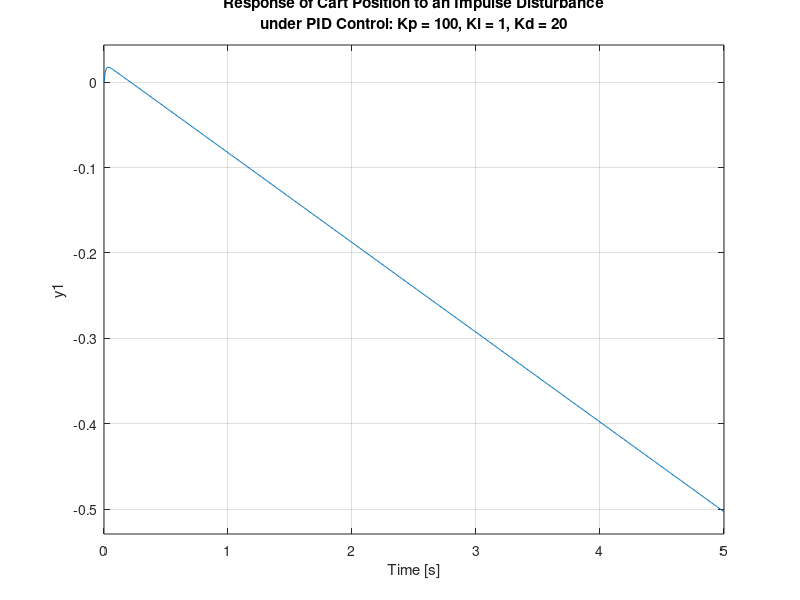

Reproduce this figure in MATLAB.
clc;
clear;
close;

M = 0.5;
m = 0.2;
b = 0.1;
I = 0.006;
g = 9.8;
l = 0.3;
q = (M+m)*(I+m*l^2)-(m*l)^2;
s = tf('s');
P_pend = (m*l*s/q)/(s^3 + (b*(I + m*l^2))*s^2/q - ((M + m)*m*g*l)*s/q - b*m*g*l/q);

Kp = 1;
Ki = 1;
Kd = 1;
C = pid(Kp,Ki,Kd);
T = feedback(P_pend,C);


t=0:0.01:10;
impulse(T,t);
title({'Response of Pendulum Position to an Impulse Disturbance';'under PID Control: Kp = 1, Ki = 1, Kd = 1'});

Kp = 100;
Ki = 1;
Kd = 1;
C = pid(Kp,Ki,Kd);
T = feedback(P_pend,C);
t=0:0.01:10;
impulse(T,t)
axis([0, 2.5, -0.2, 0.2]);
title({'Response of Pendulum Position to an Impulse Disturbance';'under PID Control: Kp = 100, Ki = 1, Kd = 1'});

Kp = 100;
Ki = 1;
Kd = 20;
C = pid(Kp,Ki,Kd);
T = feedback(P_pend,C);
t=0:0.01:10;
impulse(T,t)
axis([0, 2.5, -0.2, 0.2]);
title({'Response of Pendulum Position to an Impulse Disturbance';'under PID Control: Kp = 100, Ki = 1, Kd = 20'});

P_cart = (((I+m*l^2)/q)*s^2 - (m*g*l/q))/(s^4 + (b*(I + m*l^2))*s^3/q - ((M + m)*m*g*l)*s^2/q - b*m*g*l*s/q);
T2 = feedback(1,P_pend*C)*P_cart;
t = 0:0.01:5;
impulse(T2, t);
title({'Response of Cart Position to an Impulse Disturbance';'under PID Control: Kp = 100, Ki = 1, Kd = 20'});